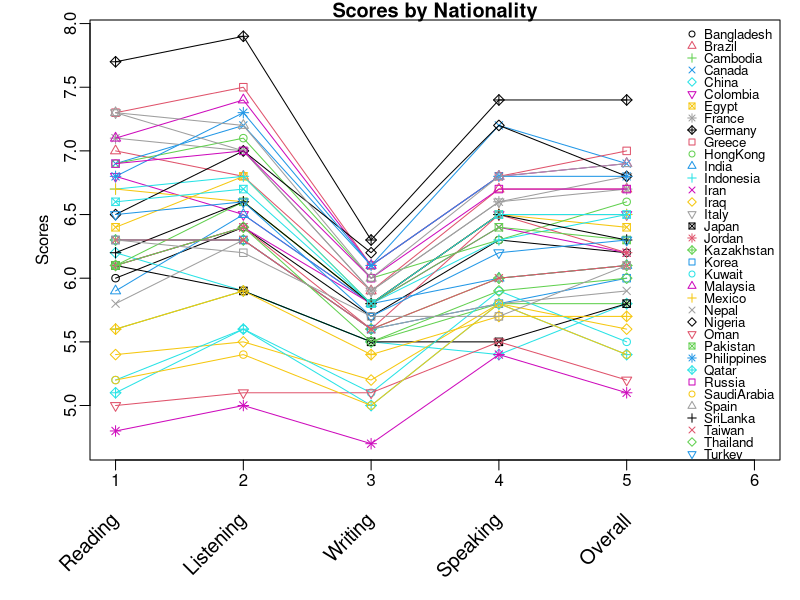
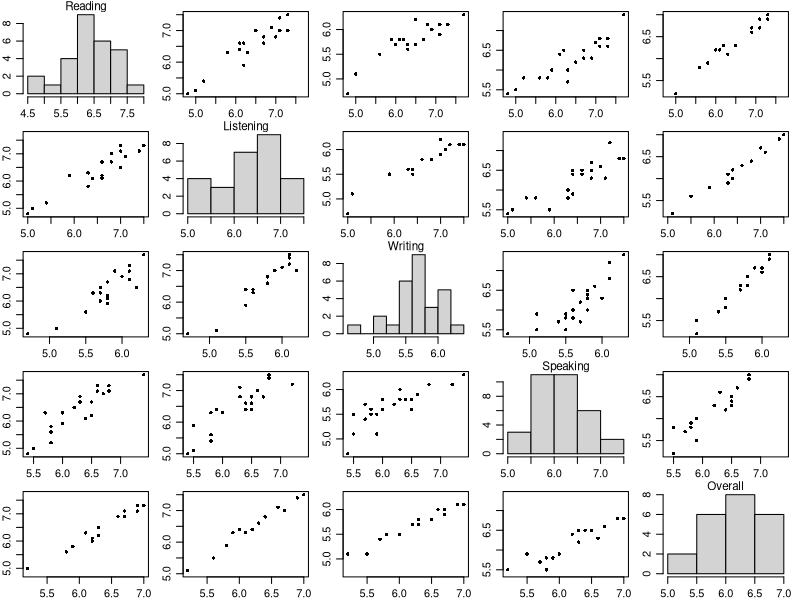
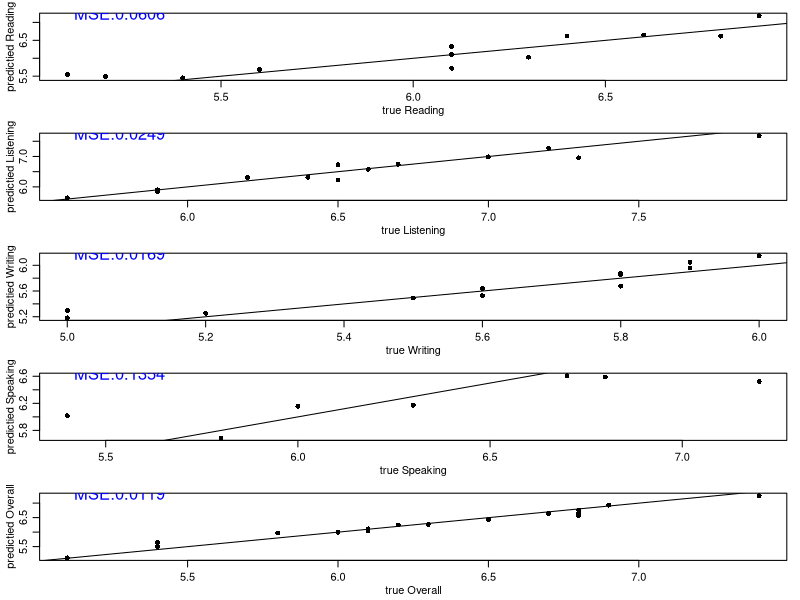
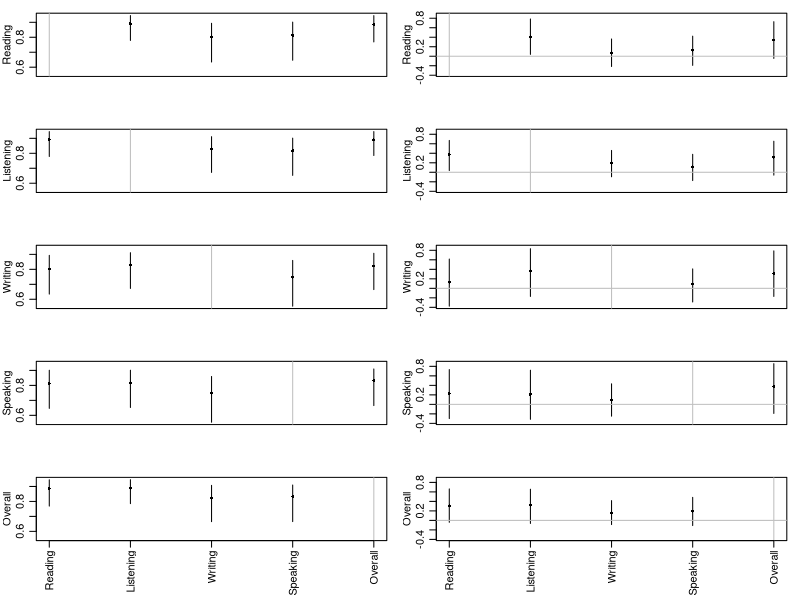
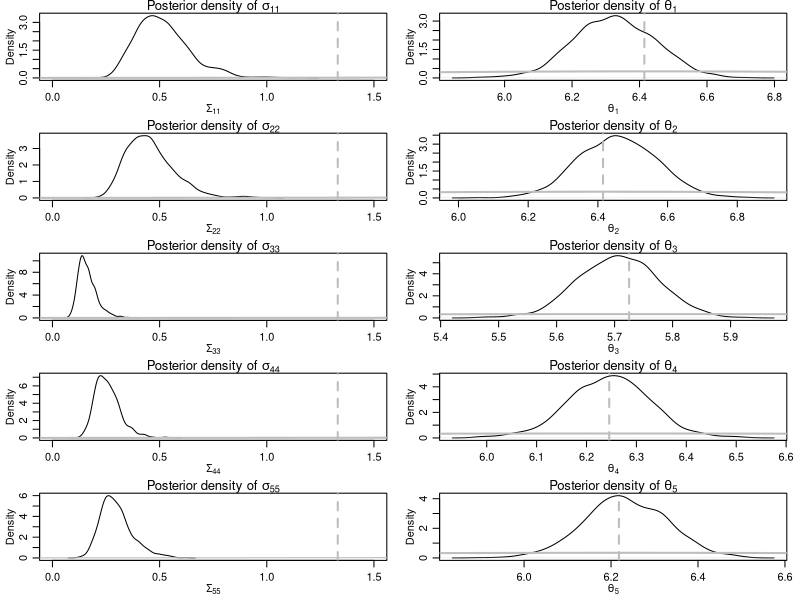
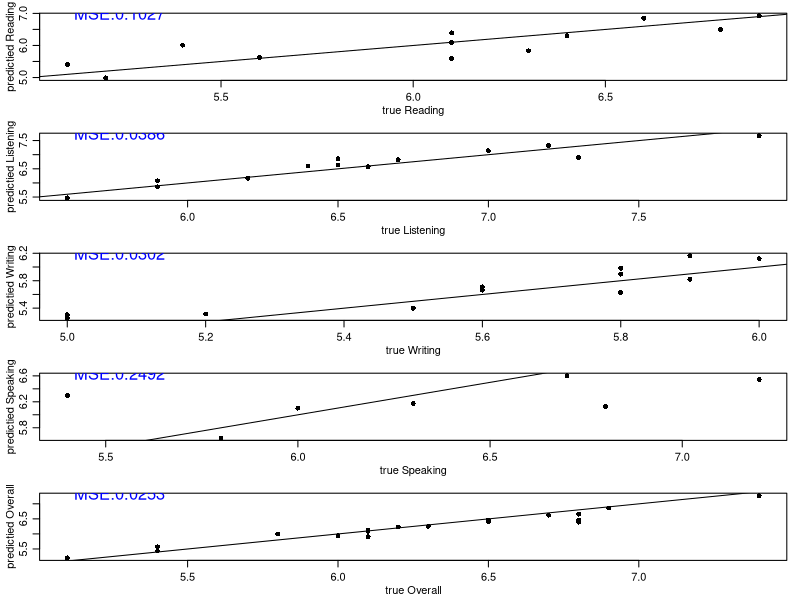

Write the R code that produced these figures, in order.
## ---- chunk 1
IELTS <- read.csv("IELTS.csv")
## ---- chunk 2
pdf("pic/IELTS.pdf")
par(mar=c(7,4.5,1,1),mgp=c(1.88,0.50,0))
plot(0, type = "n", xlim = c(1, ncol(IELTS)), ylim = range(IELTS[, -1]),
     xlab = "", ylab = "Scores", main = "Scores by Nationality")

# Add lines for each nationality
for (i in 1:nrow(IELTS)) {
  lines(1:(ncol(IELTS)-1), IELTS[i, -1], type = "o", pch = i%%10, col = i)
}

# Add legend
legend("topright", legend = IELTS[,1], col = 1:nrow(IELTS), pch = (1:nrow(IELTS))%%10, 
       bty = "n", cex = 0.8, y.intersp = 0.75)

text(x = 1:5,
     y = par("usr")[3] - 0.45,
     labels = colnames(IELTS)[-1],
     xpd = NA,
     srt = 45,
     cex = 1.2,
     adj = 1)
dev.off()
## ---- chunk 3
#### Simulate multivariate normal vector
rmvnorm<-
function(n,mu,Sigma) {
  p<-length(mu)
  res<-matrix(0,nrow=n,ncol=p)
  if( n>0 & p>0 ) {
  E<-matrix(rnorm(n*p),n,p)
  res<-t(  t(E%*%chol(Sigma)) +c(mu))
                   }
  res
                       }
#### Simulate from the Wishart distribution
rwish<-function(n,nu0,S0)
{
  sS0 <- chol(S0)
  S<-array( dim=c( dim(S0),n ) )
  for(i in 1:n)
  {
     Z <- matrix(rnorm(nu0 * dim(S0)[1]), nu0, dim(S0)[1]) %*% sS0
     S[,,i]<- t(Z)%*%Z
  }
  S[,,1:n]
}
## ---- chunk 4
Y0<-IELTS[,2:6]
Y<-Y0
n<-dim(Y)[1]
p<-dim(Y)[2]

set.seed(1)
# Create some NA values!
O<-matrix(rbinom(n*p,1,.7),n,p)
Y[O==0]<-NA

pdf("pic/stat.pdf",family="Times", height=6,width=6)
par(mar=c(1,1,.5,.5)*1.75,mfrow=c(p,p),mgp=c(1.75,.75,0))
for(j1 in 1:p) {
for(j2 in 1:p) {
 if(j1==j2){hist(Y[,j1],main="");mtext(colnames(Y)[j1],side=3,line=-.1,cex=.7)}
  if(j1!=j2) { plot(Y[,j1],Y[,j2],xlab="",ylab="",pch=16,cex=.7)} 
                }}
dev.off()
## ---- chunk 5
## prior parameters
p<-dim(Y)[2]
# Take the population mean as the prior
mu0<-apply(Y[,c(1:5)],MARGIN=2,FUN=mean,na.rm=TRUE)
# Standard deivation: 4.0~8.5 -> 95% sigma_0 = 1.1538
sd0<-rep(1.1538, 5)
L0<-matrix(.5,p,p) ; diag(L0)<-1 ; L0<-L0*outer(sd0,sd0)
nu0<-p+2 ; S0<-L0
###

### starting values
Sigma<-S0
Y.full<-Y
for(j in 1:p)
{
  Y.full[is.na(Y.full[,j]),j]<-mean(Y.full[,j],na.rm=TRUE)
}
###

### Gibbs sampler
THETA<-SIGMA<-Y.MISS<-NULL
set.seed(1)
GIBBS_start_time<- Sys.time()
for(s in 1:1000)
{

  ###update theta
  ybar<-apply(Y.full,2,mean)
  Ln<-solve( solve(L0) + n*solve(Sigma) )
  mun<-Ln%*%( solve(L0)%*%mu0 + n*solve(Sigma)%*%ybar )
  theta<-rmvnorm(1,mun,Ln)
  ###
  
  ###update Sigma
  Sn<- S0 + ( t(Y.full)-c(theta) )%*%t( t(Y.full)-c(theta) )
#  Sigma<-rinvwish(1,nu0+n,solve(Sn))
  Sigma<-solve( rwish(1, nu0+n, solve(Sn)) )
  ###
  
  ###update missing data
  for(i in 1:n)
  { 
    b <- ( O[i,]==0 )
    a <- ( O[i,]==1 )
    iSa<- solve(Sigma[a,a])
    beta.j <- Sigma[b,a]%*%iSa
    s2.j   <- Sigma[b,b] - Sigma[b,a]%*%iSa%*%Sigma[a,b]
    theta.j<- theta[b] + beta.j%*%(t(Y.full[i,a])-theta[a])
    Y.full[i,b] <- rmvnorm(1,theta.j,s2.j )
  }
  
  ### save results
  THETA<-rbind(THETA,theta) ; SIGMA<-rbind(SIGMA,c(Sigma))
  Y.MISS<-rbind(Y.MISS, Y.full[O==0] )
  ###

  #cat(s,theta,"\n")
}
GIBBS_end_time<- Sys.time()

#### Posterior mean and correlation matrix
apply(THETA,2,mean)

COR <- array( dim=c(p,p,1000) )
for(s in 1:1000)
{
  Sig<-matrix( SIGMA[s,] ,nrow=p,ncol=p)
  COR[,,s] <- Sig/sqrt( outer( diag(Sig),diag(Sig) ) )
}

apply(COR,c(1,2),mean)
return
## ---- chunk 6
##### Plot the Predicted vs True value
pdf("pic/Gibbs_PredvsTrue.pdf",family="Times", height=14,width=4)
Y.true<-Y0
V<-matrix(1:p,nrow=n,ncol=p,byrow=TRUE)

v.miss<-V[O==0]
y.pred<-apply(Y.MISS,2,mean)
y.true<-Y.true[O==0]
par(mfrow=c(5,1),mar=c(3,3,1,1),mgp=c(1.75,.75,0))
for(j in 1:p){ plot(y.true[v.miss==j], y.pred[v.miss==j], 
          xlab=paste("true", colnames(Y.true)[j]), 
          ylab=paste("predictied", colnames(Y.true)[j]),pch=16 )
          abline(0,1)
mse <- round(mean((y.true[v.miss==j]- y.pred[v.miss==j])^2),4)
text(x=min(y.true[v.miss==j]),y=max(y.pred[v.miss==j]),paste("MSE:", mse, sep=""), 
     col="BLUE", cex=1.5, adj=0,pos=4)
#cat(j, mean( (y.true[v.miss==j]- y.pred[v.miss==j])^2),"\n") 
}
MSE_GIBBS <- mean((y.true- y.pred)^2)
dev.off()
## ---- chunk 7
#### Convert SIGMA to an array of correlation parameters
COR<-array(dim=c(p,p,dim(SIGMA)[1]) )
for(s in 1:dim(SIGMA)[1]) {
Sig<-matrix( SIGMA[s,] ,nrow=p,ncol=p)
COR[,,s] <- Sig/sqrt(outer( diag(Sig),diag(Sig)))
                           }
colnames(COR)<-rownames(COR)<-colnames(Y)



#### Function for posterior quantile intervals for matrices
#### From the `sbgcop` package
plotci.sA<-function(sA, ylabs = colnames(sA[, , 1]), mgp = c(1.75, 0.75, 
    0)) 
{
    qA <- qM.sM(sA)
    p <- dim(qA)[1]
    tmp <- c(qA)
    tmp <- tmp[tmp != 1]
    par(mgp = mgp)
    for (j in 1:p) {
        plot(0, 0, type = "n", ylim = range(c(tmp), na.rm = TRUE), 
            xlim = c(1, p), ylab = ylabs[j], xaxt = "n", xlab = "")
        points((1:p)[-j], qA[j, -j, 2], pch = 16, cex = 0.6)
        segments(x0 = (1:p)[-j], y0 = qA[j, -j, 1], x1 = (1:p)[-j], 
            y1 = qA[j, -j, 3])
        abline(h = 0, col = "gray")
        abline(v = j, col = "gray")
    }
    axis(side = 1, at = 1:p, labels = colnames(qA[, , 1]), las = 2)
}

sR.sC<-function(sC) 
{
    p <- dim(sC)[1]
    s <- dim(sC)[3]
    sR <- array(dim = c(p, p, s))
    dimnames(sR) <- dimnames(sC)
    for (l in 1:s) {
        C <- sC[, , l]
        R <- C * NA
        for (j in 1:p) {
            R[j, -j] <- C[j, -j] %*% solve(C[-j, -j])
        }
        sR[, , l] <- R
    }
    sR
}

qM.sM<-function (sM, quantiles = c(0.025, 0.5, 0.975)) 
{
    p1 <- dim(sM)[1]
    p2 <- dim(sM)[2]
    s <- dim(sM)[3]
    qM <- array(dim = c(p1, p2, length(quantiles)))
    dimnames(qM) <- list(dimnames(sM)[[1]], dimnames(sM)[[2]], 
        paste(quantiles * 100, rep("% quantile", length(quantiles)), 
            sep = ""))
    for (l in 1:length(quantiles)) {
        qM[, , l] <- apply(sM, c(1, 2), quantile, prob = quantiles[l], 
            na.rm = TRUE)
    }
    qM
}




#### Figure 7.4 
pdf("pic/Gibbs_CI.pdf",height=6,width=6,family="Times")

par(mfcol=c(5,2),mar=c(3,2.75,1,1),mgp=c(1.75,.75,0),oma=c(1.5,0,0,0))
plotci.sA(COR)

REG<-sR.sC(COR)
plotci.sA(REG)
dev.off()

CQ<-apply(COR, c(1,2), quantile,prob=c(.025,.5,.975) )

round(CQ[1,,],2)
round(CQ[2,,],2)
round(CQ[3,,],2)

round(apply(COR,c(1,2),mean),2)
## ---- chunk 8
pdf("pic/Posterior_vs_Prior.pdf")
par(mfrow = c(5,2), mar=c(3,3,1,1),mgp=c(1.75,.75,0))

S0_prior <- rwish(n=1000, nu0=nu0, S0)

plot(density(SIGMA[,1]), 
     main=expression(paste("Posterior density of ", sigma[11],sep="")), 
     xlab=expression(Sigma[11]), xlim=c(0,1.5))
lines(density(S0_prior[1,1,]),col="gray", lwd=2)
abline(v=S0[1], lty=2, col="GRAY", lwd=2)

plot(density(THETA[,1]), 
     main=expression(paste("Posterior density of ", theta[1],sep="")), 
     xlab=expression(theta[1]))
x_theta <- seq(4, 9, length.out=100)
lines(x_theta, dnorm(x_theta, mean=mu0[1], sd=sqrt(S0[1])), 
      col="GRAY", lwd=2)
abline(v=mu0[1], lty=2, col="GRAY", lwd=2)

plot(density(SIGMA[,5*1+2]), 
     main=expression(paste("Posterior density of ", sigma[22],sep="")), 
     xlab=expression(Sigma[22]), xlim=c(0,1.5))
lines(density(S0_prior[2,2,]),col="gray", lwd=2)
abline(v=S0[5*1+2], lty=2, col="GRAY", lwd=2)

plot(density(THETA[,2]), 
     main=expression(paste("Posterior density of ", theta[2],sep="")), 
     xlab=expression(theta[2]))
x_theta <- seq(4, 9, length.out=100)
lines(x_theta, dnorm(x_theta, mean=mu0[2], sd=sqrt(S0[5*1+2])), 
      col="GRAY", lwd=2)
abline(v=mu0[2], lty=2, col="GRAY", lwd=2)

plot(density(SIGMA[,5*2+3]), 
     main=expression(paste("Posterior density of ", sigma[33],sep="")), 
     xlab=expression(Sigma[33]), xlim=c(0,1.5))
lines(density(S0_prior[3,3,]),col="gray", lwd=2)
abline(v=S0[5*2+3], lty=2, col="GRAY", lwd=2)

plot(density(THETA[,3]), 
     main=expression(paste("Posterior density of ", theta[3],sep="")), 
     xlab=expression(theta[3]))
x_theta <- seq(4, 9, length.out=100)
lines(x_theta, dnorm(x_theta, mean=mu0[3], sd=sqrt(S0[5*2+3])), 
      col="GRAY", lwd=2)
abline(v=mu0[3], lty=2, col="GRAY", lwd=2)

plot(density(SIGMA[,5*3+4]), 
     main=expression(paste("Posterior density of ", sigma[44],sep="")), 
     xlab=expression(Sigma[44]), xlim=c(0,1.5))
lines(density(S0_prior[4,4,]),col="gray", lwd=2)
abline(v=S0[5*3+4], lty=2, col="GRAY", lwd=2)

plot(density(THETA[,4]), 
     main=expression(paste("Posterior density of ", theta[4],sep="")), 
     xlab=expression(theta[4]))
x_theta <- seq(4, 9, length.out=100)
lines(x_theta, dnorm(x_theta, mean=mu0[4], sd=sqrt(S0[5*3+4])), 
      col="GRAY", lwd=2)
abline(v=mu0[4], lty=2, col="GRAY", lwd=2)

plot(density(SIGMA[,5*4+5]), 
     main=expression(paste("Posterior density of ", sigma[55],sep="")), 
     xlab=expression(Sigma[55]), xlim=c(0,1.5))
lines(density(S0_prior[5,5,]),col="gray")
abline(v=S0[5*4+5], lty=2, col="GRAY", lwd=2)

plot(density(THETA[,5]), 
     main=expression(paste("Posterior density of ", theta[5],sep="")), 
     xlab=expression(theta[5]))
x_theta <- seq(4, 9, length.out=100)
lines(x_theta, dnorm(x_theta, mean=mu0[5], sd=sqrt(S0[5*4+5])), 
      col="GRAY", lwd=2)
abline(v=mu0[5], lty=2, col="GRAY", lwd=2)
dev.off()
## ---- chunk 9
em_algorithm <- function(data, max_iter = 100, tol = 1e-6) {
    # Initial estimates
    means <- apply(data, 2, function(x) mean(x, na.rm = TRUE))
    sigma <- cov(data, use = "complete.obs")
  
    # Iteration control
    iter <- 1
    conv <- FALSE

    while (iter <= max_iter && !conv) {
        # E-step: Estimate missing values
	#print(iter)
        data_imputed <- data
        for (i in 1:nrow(data)) {
            missing <- is.na(data[i,])
            if (any(missing)) {
                obs <- !missing
                mu_obs <- means[obs]
                mu_miss <- means[missing]
                Sigma_oo <- sigma[obs, obs]
                Sigma_om <- sigma[obs, missing]
                Sigma_mm <- sigma[missing, missing]
                Sigma_mo <- t(Sigma_om)
    		s2.j   <- Sigma_mm - Sigma_mo%*%solve(Sigma_oo)%*%Sigma_om
                
                # Conditional mean and covariance
                cond_mean <- mu_miss + (Sigma_mo %*% solve(Sigma_oo)) %*% (t(data[i, obs]) - mu_obs)
                data_imputed[i, missing] <- rmvnorm(1, cond_mean, s2.j)
            }
        }
      
        # M-step: Re-estimate parameters
        old_means <- means
        old_sigma <- sigma
        
        means <- colMeans(data_imputed, na.rm = TRUE)
        sigma <- cov(data_imputed, use = "pairwise.complete.obs")

        # Check for convergence
        conv <- max(abs(old_means - means), abs(sigma - old_sigma)) < tol
        iter <- iter + 1
    }
  
    return(list(means = means, sigma = sigma, data_imputed = data_imputed))
}
## ---- chunk 10
EM_start_time<- Sys.time()
em_result <- em_algorithm(Y)
EM_end_time<- Sys.time()
## ---- chunk 11
##### Plot the Predicted vs True value
pdf("pic/EM_PredvsTrue.pdf",family="Times", height=14,width=4)
Y.true<-Y0
V<-matrix(1:p,nrow=n,ncol=p,byrow=TRUE)

v.miss<-V[O==0]
y.pred <- em_result$data_imputed
y.pred <- y.pred[O==0]
y.true<-Y.true[O==0]
MSE_EM<- mean((y.true- y.pred)^2)
par(mfrow=c(5,1),mar=c(3,3,1,1),mgp=c(1.75,.75,0))
for(j in 1:p){ plot(y.true[v.miss==j], y.pred[v.miss==j], 
          xlab=paste("true", colnames(Y.true)[j]), 
          ylab=paste("predictied", colnames(Y.true)[j]),pch=16 )
          abline(0,1)
mse <- round(mean((y.true[v.miss==j]- y.pred[v.miss==j])^2),4)
text(x=min(y.true[v.miss==j]),y=max(y.pred[v.miss==j]),paste("MSE:", mse, sep=""), 
     col="BLUE", cex=1.5, adj=0,pos=4)
  cat(j, mean( (y.true[v.miss==j]- y.pred[v.miss==j])^2),"\n") }
dev.off()
## ---- chunk 12
print(MSE_GIBBS)
print(GIBBS_end_time - GIBBS_start_time)
print(MSE_EM)
print(EM_end_time - EM_start_time)
